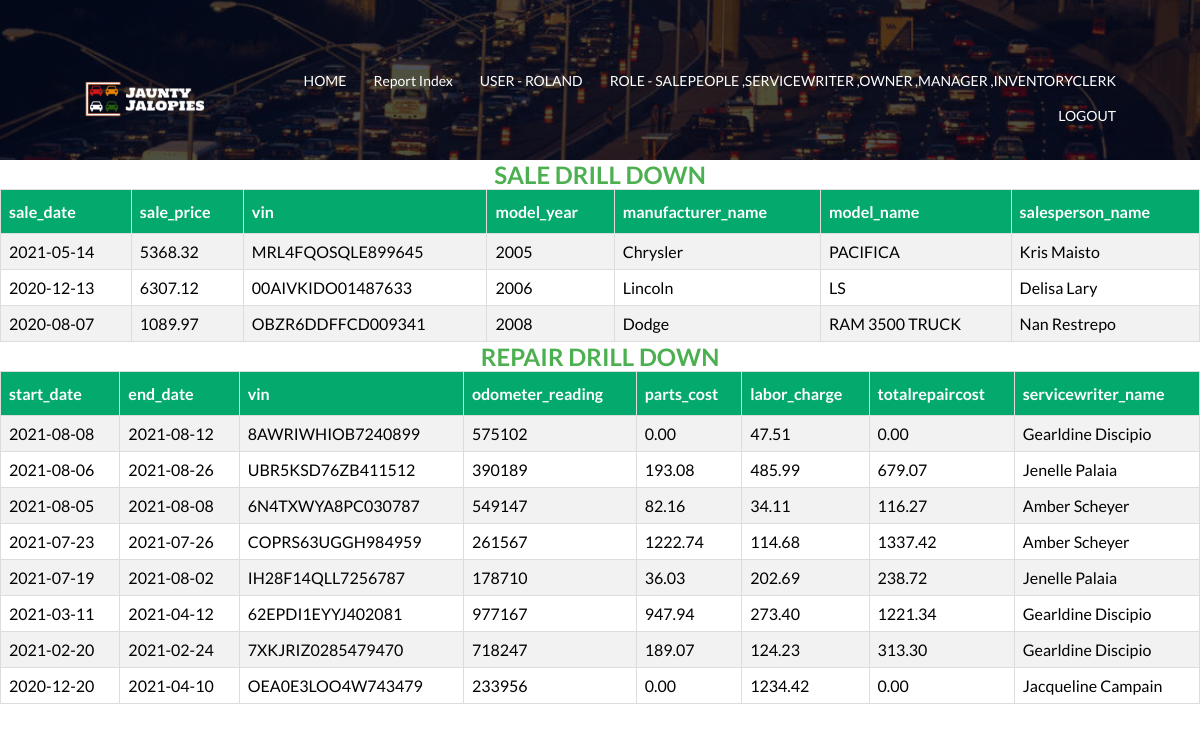
The app's page /report/report_drilldown_customer_sale_repair.php?customer_id=143 (signed in) with its own data.
### tables this page shows
CREATE TABLE Sale (
  vin varchar(50) NOT NULL,
  customerID int(16) unsigned NOT NULL AUTO_INCREMENT,
  username varchar(250) NOT NULL,
  sale_date date NOT NULL,
  sale_price float(10,2) NOT NULL,
  PRIMARY KEY (customerID, username,vin)
);

CREATE TABLE Vehicle (
  vin varchar(50) NOT NULL,
  model_name varchar(250) NULL,
  model_year year NOT NULL,
  invoice_price float(10,2) NOT NULL,
  description varchar(250) NULL,
  manufacturer_name varchar(250) NOT NULL,
  username varchar(250) NOT NULL,
  inventory_added_date  date NOT NULL,
  PRIMARY KEY (vin)
);

CREATE TABLE Repair(
	vin varchar(50) NOT NULL,
	start_date date NOT NULL,
    	labor_charge float(10,2) NOT NULL,
	description varchar(250) NOT NUll,
	complete_date date NULL,
  	odometer_reading int NOT NULL,
	customerID int(16) unsigned NOT NULL,
    	username varchar(50) NOT NULL,
	PRIMARY KEY (vin,start_date)
	);

### lib/queryfunction.php (called while the page is built, shortened)
<?php
function query_sale_records_of_customer($conn, $customer_id) {
    $query = "SELECT
    s.sale_date AS sale_date,
    s.sale_price AS sale_price,
    v.vin AS vin,
    v.model_year AS model_year,
    v.manufacturer_name AS manufacturer_name,
    v.model_name AS model_name,
    CONCAT(u.first_name,' ',u.last_name) AS salesperson_name
    FROM Sale s
    LEFT JOIN Customer c ON s.customerID = c.customerID
    LEFT JOIN Vehicle v ON v.vin = s.vin
    LEFT JOIN LoggedInUser u ON s.username = u.username
    WHERE s.customerID = $customer_id
    ORDER BY s.sale_date DESC,v.vin;";
    return mysqli_query($conn, $query);
}
function query_repair_records_of_customer($conn, $customer_id) {
    $query = "SELECT
    r.start_date,
    IFNULL(r.complete_date, '') AS end_date,
    r.vin,
    r.odometer_reading,
    IFNULL(pc.repaircost,0) AS parts_cost,
    r.labor_charge,
    IFNULL(r.labor_charge+ pc.repaircost,0) AS totalrepaircost,
    CONCAT(u.first_name,' ',u.last_name) AS servicewriter_name
    FROM Repair r
    LEFT JOIN Customer c on c.customerID = r.customerID
    LEFT JOIN (SELECT vin, start_date,SUM(price*quantity) AS repaircost FROM Parts GROUP BY 1,2) AS pc ON pc.vin = r.vin and pc.start_date = r.start_date
    LEFT JOIN LoggedInUser u ON r.username = u.username
    WHERE c.customerID = $customer_id
    ORDER BY r.start_date DESC,r.complete_date DESC,r.vin;";
    return mysqli_query($conn, $query);
}

### report/report_drilldown_customer_sale_repair.php (the view, shortened to what this page needs)
<?php
include_once '../lib/queryfunction.php';
?>
<html lang="en">
<?php
include_once '../lib/header.php';
?>
</head>
<body>
    <?php
    include_once '../lib/sub_header.php';
    $customer_id = $_GET['customer_id'];
    ?>
    <div>
        <h2 class="report_text">Sale Drill Down</h2>
        <table class="report_table">
            <?php
            $conn = mysql_conn_init_6400();
            $result = query_sale_records_of_customer($conn, $customer_id);
            if ($result->num_rows == 0) {
                echo "<h4> no records found</h4>";
            } else {
                $is_header_printed = false;
                while ($row = $result->fetch_assoc()) {
                    echo "<tr>";
                    if (!$is_header_printed) {
                        foreach ($row as $key => $value) {
                            echo "<th>$key</th>";
                        }
                        $is_header_printed = true;
                        echo "</tr>";
                        echo "<tr>";
                    }
                    foreach ($row as $key => $value) {
                        echo "<td>$value</td>";
                    }
                    echo "</tr>";
                }
            }
            ?>
        </table>
    </div>
    <div>
        <h2 class="report_text">Repair Drill Down</h2>
        <table class="report_table">
            <?php
            $conn = mysql_conn_init_6400();
            $result = query_repair_records_of_customer($conn, $customer_id);
            if ($result->num_rows == 0) {
                echo "<h4> no records found</h4>";
            } else {
                $is_header_printed = false;
                while ($row = $result->fetch_assoc()) {
                    echo "<tr>";
                    if (!$is_header_printed) {
                        foreach ($row as $key => $value) {
                            echo "<th>$key</th>";
                        }
                        $is_header_printed = true;
                        echo "</tr>";
                        echo "<tr>";
                    }
                    foreach ($row as $key => $value) {
                        echo "<td>$value</td>";
                    }
                    echo "</tr>";
                }
            }
            ?>
        </table>
    </div>
</body>
</html>

### css/style.css (style rules this page uses)
* { margin: 0; padding: 0; font-family: 'Lato', sans-serif; }
.report_table { font-family: Arial, Helvetica, sans-serif; border-collapse: collapse; width: 100%; }
.report_table td, .report_table th { border: 1px solid #ddd; padding: 8px; }
.report_table tr:nth-child(even) { background-color: #f2f2f2; }
.report_table th { padding-top: 12px; padding-bottom: 12px; text-align: left; background-color: #04AA6D; color: white; }
.report_text { text-align: center; text-transform: uppercase; color: #4CAF50; }

### records on screen
sale: key "sale_date", key "sale_price", key "vin", key "model_year", key "manufacturer_name", key "model_name", key "salesperson_name", sale_date "2021-05-14", sale_price "5368.32", vin.vin "MRL4FQOSQLE899645", vin.model_year "2005", vin.manufacturer_name "Chrysler", vin.model_name "PACIFICA", value "Kris Maisto"
sale: sale_date "2020-12-13", sale_price "6307.12", vin.vin "00AIVKIDO01487633", vin.model_year "2006", vin.manufacturer_name "Lincoln", vin.model_name "LS", value "Delisa Lary"
sale: sale_date "2020-08-07", sale_price "1089.97", vin.vin "OBZR6DDFFCD009341", vin.model_year "2008", vin.manufacturer_name "Dodge", vin.model_name "RAM 3500 TRUCK", value "Nan Restrepo"
repair: key "start_date", key "end_date", key "vin", key "odometer_reading", key "parts_cost", key "labor_charge", key "totalrepaircost", key "servicewriter_name", start_date "2021-08-08", value "2021-08-12", vin "8AWRIWHIOB7240899", odometer_reading "575102", value "0.00", labor_charge "47.51", value "Gearldine Discipio"
repair: start_date "2021-08-06", value "2021-08-26", vin "UBR5KSD76ZB411512", odometer_reading "390189", value "193.08", labor_charge "485.99", value "679.07", value "Jenelle Palaia"
repair: start_date "2021-08-05", value "2021-08-08", vin "6N4TXWYA8PC030787", odometer_reading "549147", value "82.16", labor_charge "34.11", value "116.27", value "Amber Scheyer"
repair: start_date "2021-07-23", value "2021-07-26", vin "COPRS63UGGH984959", odometer_reading "261567", value "1222.74", labor_charge "114.68", value "1337.42", value "Amber Scheyer"
repair: start_date "2021-07-19", value "2021-08-02", vin "IH28F14QLL7256787", odometer_reading "178710", value "36.03", labor_charge "202.69", value "238.72", value "Jenelle Palaia"
repair: start_date "2021-03-11", value "2021-04-12", vin "62EPDI1EYYJ402081", odometer_reading "977167", value "947.94", labor_charge "273.40", value "1221.34", value "Gearldine Discipio"
repair: start_date "2021-02-20", value "2021-02-24", vin "7XKJRIZ0285479470", odometer_reading "718247", value "189.07", labor_charge "124.23", value "313.30", value "Gearldine Discipio"
repair: start_date "2020-12-20", value "2021-04-10", vin "OEA0E3LOO4W743479", odometer_reading "233956", value "0.00", labor_charge "1234.42", value "Jacqueline Campain"

### other values on screen
$_SESSION['logged']["username"] "ROLAND"
implode(" ,", $_SESSION["logged"]["usertype"]) "SALEPEOPLE ,SERVICEWRITER ,OWNER ,MANAGER ,INVENTORYCLERK"
